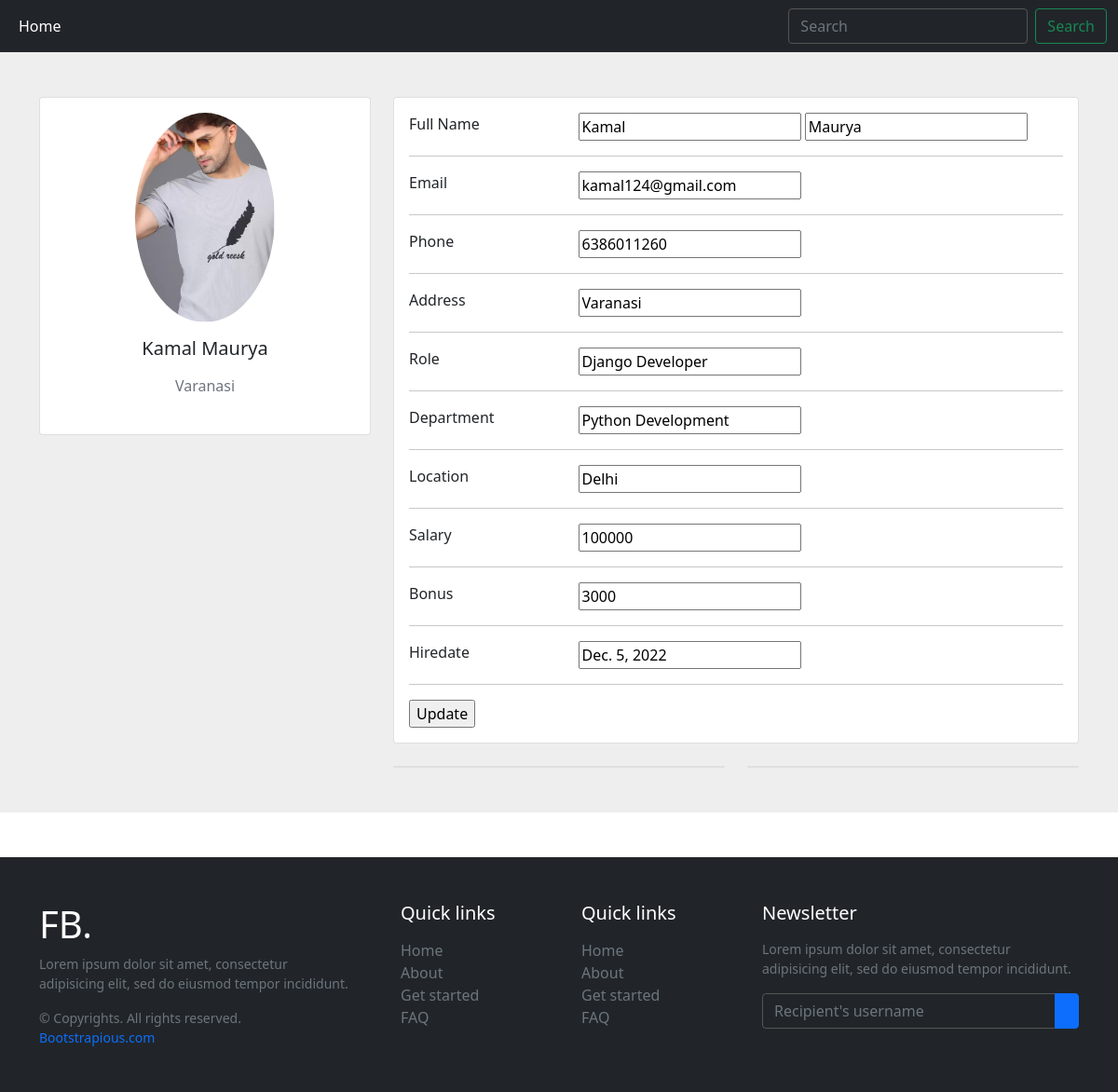
/profile/5, run on the app's committed database.
### emp_app/models.py (models this page shows)
class Employee(models.Model):
    first_name = models.CharField(max_length=100, null=False)
    last_name = models.CharField(max_length=100)
    dept = models.CharField(default=0, max_length=100)
    salary = models.IntegerField(default=0)
    bonus = models.IntegerField(default=0)
    role = models.CharField(default=0, max_length=100)
    phone = models.IntegerField(default=0)
    address = models.CharField(default=0, max_length=100)
    location = models.CharField(default=0, max_length=100)
    email = models.EmailField(default=0, max_length=50)
    hire_date = models.DateField()
    photo = models.FileField(upload_to="photo/", max_length=250, null=True, default=None)

### emp_app/views.py (the view)
# urls.py: path('profile/<str:id>', views.profile, name='profile'),
def profile(request, id):
    emp_Profile = Employee.objects.get(id=id)
    context = {'emp': emp_Profile}
    return render(request, 'profile.html', context)

### emp_app/templates/profile.html (shortened to what this page needs)
<!doctype html>
{% load static %}
<html lang="en">
<head>
    <link href="https://cdn.jsdelivr.net/npm/bootstrap@5.0.2/dist/css/bootstrap.min.css" rel="stylesheet"
>
</head>
<body>
<nav class="navbar navbar-expand-lg navbar-dark bg-dark">
    <div class="container-fluid">
        <div class="collapse navbar-collapse" id="navbarSupportedContent">
            <ul class="navbar-nav me-auto mb-2 mb-lg-0">
                <li class="nav-item">
                    <a class="nav-link active" aria-current="page" href="#">Home</a>
                </li>
            </ul>
            <form class="d-flex">
                <input class="form-control me-2" type="search" placeholder="Search" aria-label="Search">
                <button class="btn btn-outline-success" type="submit">Search</button>
            </form>
        </div>
    </div>
</nav>
<section style="background-color: #eee;">
    <div class="container py-5">
        <div class="row">
            <div class="col-lg-4">
                <div class="card mb-4">
                    <div class="card-body text-center">
                        {% if emp.photo %}
                        <img src="/media/{{emp.photo}}/" alt="{{ emp.photo }}"
                             class="rounded-circle img-fluid" style="width: 150px;">
                        {% else %}
                        <img src="/media/photo/vikash.jpeg/" alt="avatar"
                             class="rounded-circle img-fluid" style="width: 150px;">
                        {% endif %}
                        <h5 class="my-3">{{emp.first_name}} {{emp.last_name}}</h5>
                        <p class="text-muted mb-4">{{emp.address}}</p>
                    </div>
                </div>
            </div>
            <div class="col-lg-8">
                <div class="card mb-4">
                    <div class="card-body">
                        <form action="/edit_profile" onchange="show()" method="POST">
                            <div class="row">
                                <div class="col-sm-3">
                                    <p class="mb-0">Full Name</p>
                                </div>
                                <div class="col-sm-9">
                                    <p class="text-muted mb-0"><input type="text" name="first_name"
                                                                      value="{{emp.first_name}}"> <input type="text"
                                                                                                         name="last_name"
                                                                                                         value="{{emp.last_name}}">
                                    </p>
                                </div>
                            </div>
                            <hr>
                            <div class="row">
                                <div class="col-sm-3">
                                    <p class="mb-0">Email</p>
                                </div>
                                <div class="col-sm-9">
                                    <p class="text-muted mb-0"><input type="email" name="email" value="{{emp.email}}">
                                    </p>
                                </div>
                            </div>
                            <hr>
                            <div class="row">
                                <div class="col-sm-3">
                                    <p class="mb-0">Phone</p>
                                </div>
                                <div class="col-sm-9">
                                    <p class="text-muted mb-0"><input type="text" name="phone" value="{{emp.phone}}">
                                    </p>
                                </div>
                            </div>
                            <hr>
                            <div class="row">
                                <div class="col-sm-3">
                                    <p class="mb-0">Address</p>
                                </div>
                                <div class="col-sm-9">
                                    <p class="text-muted mb-0"><input type="text" name="address"
                                                                      value="{{emp.address}}"></p>
                                </div>
                            </div>
                            <hr>
                            <div class="row">
                                <div class="col-sm-3">
                                    <p class="mb-0">Role</p>
                                </div>
                                <div class="col-sm-9">
                                    <p class="text-muted mb-0"><input type="text" name="role" value="{{emp.role}}"></p>
                                </div>
                            </div>
                            <hr>
                            <div class="row">
                                <div class="col-sm-3">
                                    <p class="mb-0">Department</p>
                                </div>
                                <div class="col-sm-9">
                                    <p class="text-muted mb-0"><input type="text" name="department"
                                                                      value="{{emp.dept}}"></p>
                                </div>
                            </div>
                            <hr>
                            <div class="row">
                                <div class="col-sm-3">
                                    <p class="mb-0">Location</p>
                                </div>
                                <div class="col-sm-9">
                                    <p class="text-muted mb-0"><input type="text" name="location"
                                                                      value="{{emp.location}}"></p>
                                </div>
                            </div>
                            <hr>
                            <div class="row">
                                <div class="col-sm-3">
                                    <p class="mb-0">Salary</p>
                                </div>
                                <div class="col-sm-9">
                                    <p class="text-muted mb-0"><input type="text" name="salary" value="{{emp.salary}}">
                                    </p>
                                </div>
                            </div>
                            <hr>
                            <div class="row">
                                <div class="col-sm-3">
                                    <p class="mb-0">Bonus</p>
                                </div>
                                <div class="col-sm-9">
                                    <p class="text-muted mb-0"><input type="text" name="bonus" value="{{emp.bonus}}">
                                    </p>
                                </div>
                            </div>
                            <hr>
                            <div class="row">
                                <div class="col-sm-3">
                                    <p class="mb-0">Hiredate</p>
                                </div>
                                <div class="col-sm-9">
                                    <p class="text-muted mb-0"><input type="text" name="hire_date"
                                                                      value="{{emp.hire_date}}"></p>
                                </div>
                            </div>
                            <hr>
                            <input style="z-index:10;" type="submit" value="Update">
                        </form>
                    </div>
                </div>
                <div class="row">
                    <div class="col-md-6">
                        <div class="card mb-4 mb-md-0">
                        </div>
                    </div>
                    <div class="col-md-6">
                        <div class="card mb-4 mb-md-0">
                        </div>
                    </div>
                </div>
            </div>
        </div>
    </div>
</section>
</body>
<div class="mt-5">
    <footer class="w-100 py-4 flex-shrink-0">
        <div class="container py-4">
            <div class="row gy-4 gx-5">
                <div class="col-lg-4 col-md-6">
                    <h5 class="h1 text-white">FB.</h5>
                    <p class="small text-muted">Lorem ipsum dolor sit amet, consectetur adipisicing elit, sed do eiusmod
                        tempor incididunt.</p>
                    <p class="small text-muted mb-0">&copy; Copyrights. All rights reserved. <a class="text-primary"
                                                                                                href="#">Bootstrapious.com</a>
                    </p>
                </div>
                <div class="col-lg-2 col-md-6">
                    <h5 class="text-white mb-3">Quick links</h5>
                    <ul class="list-unstyled text-muted">
                        <li><a href="#">Home</a></li>
                        <li><a href="#">About</a></li>
                        <li><a href="#">Get started</a></li>
                        <li><a href="#">FAQ</a></li>
                    </ul>
                </div>
                <div class="col-lg-2 col-md-6">
                    <h5 class="text-white mb-3">Quick links</h5>
                    <ul class="list-unstyled text-muted">
                        <li><a href="#">Home</a></li>
                        <li><a href="#">About</a></li>
                        <li><a href="#">Get started</a></li>
                        <li><a href="#">FAQ</a></li>
                    </ul>
                </div>
                <div class="col-lg-4 col-md-6">
                    <h5 class="text-white mb-3">Newsletter</h5>
                    <p class="small text-muted">Lorem ipsum dolor sit amet, consectetur adipisicing elit, sed do eiusmod
                        tempor incididunt.</p>
                    <form action="#">
                        <div class="input-group mb-3">
                            <input class="form-control" type="text" placeholder="Recipient's username"
                                   aria-label="Recipient's username" aria-describedby="button-addon2">
                            <button class="btn btn-primary" id="button-addon2" type="button"></button>
                        </div>
                    </form>
                </div>
            </div>
        </div>
    </footer>
</div>
</html>

### emp_app/templates/profile.html (style rules this page uses)
a { color: inherit; text-decoration: none; transition: all 0.3s; }
.form-control { background: #212529; border-color: #545454; }
footer { background: #212529; }

### data on the page
Employee: photo (picture), first_name "Kamal", last_name "Maurya", address "Varanasi", email "kamal124@gmail.com", phone "6386011260", role "Django Developer", department "Python Development", location "Delhi", salary "100000", bonus "3000", hire_date "Dec. 5, 2022"
